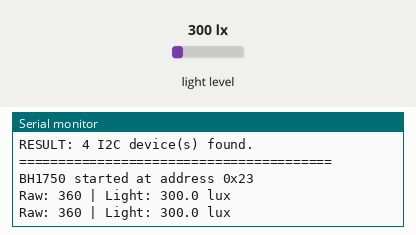
A sketch run on a simulated ESP8266 (NodeMCU). Parts: the last lines printed to the serial monitor. Wiring (inferred from the names in the program): BH1750 light sensor at I2C address 0x23. The inputs (shaded band) are chosen by the test bench; at power-on: light level 300 lx.

Above: at 1.9 s.
2.0 s: light level set to 40 lx
At 3.3 s:
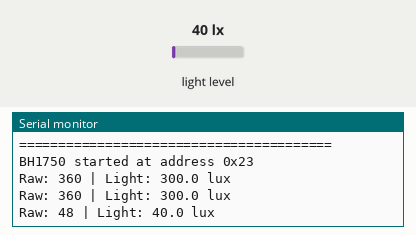
3.5 s: light level set to 500 lx
At 4.4 s:
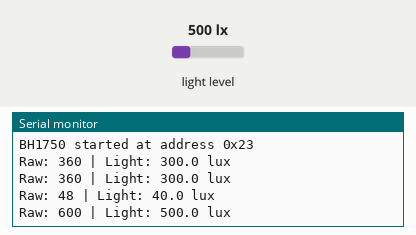
Timing chart, 0 to 6.5 s (numbered marks = the images above; inputs shaded):
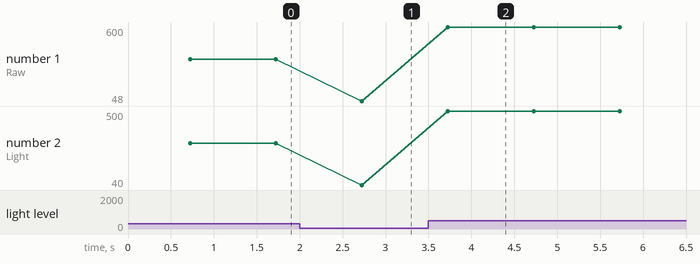

Measured:
- after the input at 2.0 s, the serial monitor: prints a new line after 0.72 s (image 1)
- after the input at 3.5 s, the serial monitor: prints a new line after 0.22 s (image 2)
- plotted number 1: 360 → 48 after the input at 2.0 s, 48 → 600 after the input at 3.5 s
- plotted number 2: 300 → 40 after the input at 2.0 s, 40 → 500 after the input at 3.5 s

The sketch:

NodeMCU_BH1750_Test.ino
```cpp
#include <Wire.h>

/* NodeMCU ESP8266 default I2C pins */
#define I2C_SDA D2  // GPIO4
#define I2C_SCL D1  // GPIO5

#define BH1750_ADDR_LOW   0x23  // ADDR connected to GND
#define BH1750_ADDR_HIGH  0x5C  // ADDR connected to 3.3V

#define BH1750_POWER_ON            0x01
#define BH1750_RESET               0x07
#define BH1750_CONT_HIGH_RES_MODE  0x10

uint8_t bh1750Address = 0;

bool i2cAddressResponds(uint8_t address)
{
  Wire.beginTransmission(address);
  return (Wire.endTransmission() == 0);
}

void scanI2C()
{
  uint8_t found = 0;

  Serial.println();
  Serial.println("========================================");
  Serial.println("Scanning I2C bus on NodeMCU...");
  Serial.println("SDA=D2/GPIO4, SCL=D1/GPIO5");

  for (uint8_t address = 0x08; address <= 0x77; address++)
  {
    if (i2cAddressResponds(address))
    {
      found++;
      Serial.print("FOUND: 0x");
      if (address < 0x10)
      {
        Serial.print('0');
      }
      Serial.print(address, HEX);

      if (address == 0x23)
      {
        Serial.print(" -> BH1750 (ADDR=GND)");
      }
      else if (address == 0x5C)
      {
        Serial.print(" -> BH1750 (ADDR=3.3V)");
      }
      else if ((address == 0x3C) || (address == 0x3D))
      {
        Serial.print(" -> OLED");
      }

      Serial.println();
    }
  }

  Serial.print("RESULT: ");
  Serial.print(found);
  Serial.println(" I2C device(s) found.");
  Serial.println("========================================");
}

bool detectBH1750()
{
  if (i2cAddressResponds(BH1750_ADDR_LOW))
  {
    bh1750Address = BH1750_ADDR_LOW;
    return true;
  }

  if (i2cAddressResponds(BH1750_ADDR_HIGH))
  {
    bh1750Address = BH1750_ADDR_HIGH;
    return true;
  }

  bh1750Address = 0;
  return false;
}

bool sendBH1750Command(uint8_t command)
{
  if (bh1750Address == 0)
  {
    return false;
  }

  Wire.beginTransmission(bh1750Address);
  Wire.write(command);
  return (Wire.endTransmission() == 0);
}

bool startBH1750()
{
  if (!detectBH1750())
  {
    return false;
  }

  if (!sendBH1750Command(BH1750_POWER_ON))
  {
    return false;
  }
  delay(10);

  if (!sendBH1750Command(BH1750_RESET))
  {
    return false;
  }
  delay(10);

  if (!sendBH1750Command(BH1750_CONT_HIGH_RES_MODE))
  {
    return false;
  }

  delay(180);
  return true;
}

bool readBH1750(float &lux, uint16_t &rawValue)
{
  if (bh1750Address == 0)
  {
    return false;
  }

  uint8_t received = Wire.requestFrom(bh1750Address, (uint8_t)2);
  if ((received != 2) || (Wire.available() < 2))
  {
    return false;
  }

  rawValue = ((uint16_t)Wire.read() << 8) | (uint8_t)Wire.read();
  lux = rawValue / 1.2f;
  return true;
}

void setup()
{
  Serial.begin(115200);
  delay(500);

  Wire.begin(I2C_SDA, I2C_SCL);
  Wire.setClock(100000); // BH1750-safe I2C speed: 100 kHz

  Serial.println();
  Serial.println("=== NodeMCU BH1750 TEST ===");

  scanI2C();

  if (startBH1750())
  {
    Serial.print("BH1750 started at address 0x");
    Serial.println(bh1750Address, HEX);
  }
  else
  {
    Serial.println("BH1750 NOT FOUND at 0x23 or 0x5C.");
  }
}

void loop()
{
  float lux;
  uint16_t rawValue;

  if (bh1750Address == 0)
  {
    Serial.println("Retrying BH1750 detection...");
    if (startBH1750())
    {
      Serial.print("BH1750 started at address 0x");
      Serial.println(bh1750Address, HEX);
    }
    else
    {
      Serial.println("Still not found. Check VCC/GND/SDA/SCL/ADDR.");
    }
  }
  else if (readBH1750(lux, rawValue))
  {
    Serial.print("Raw: ");
    Serial.print(rawValue);
    Serial.print(" | Light: ");
    Serial.print(lux, 1);
    Serial.println(" lux");
  }
  else
  {
    Serial.println("BH1750 read failed; detecting again...");
    bh1750Address = 0;
  }

  delay(1000);
}
```
